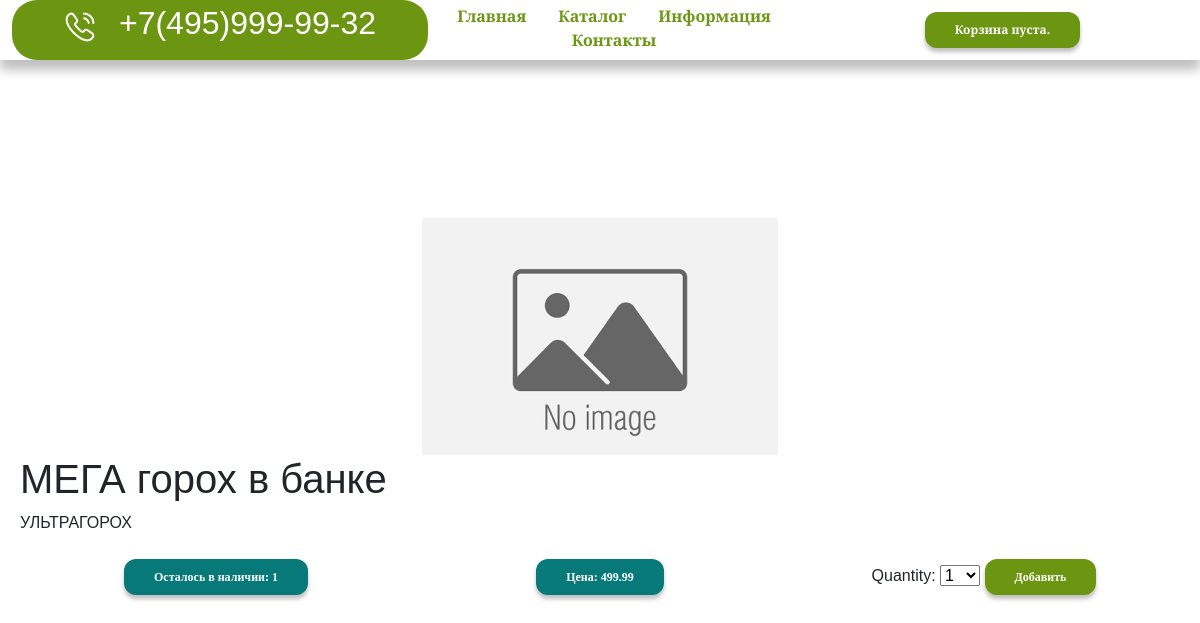
Screenshot of /id=14/mega-goroh-v-banke with the database file from the repository.
### shop/models.py (models this page shows, shortened)
class Product(models.Model):
    category = models.ForeignKey(Category, related_name='products', on_delete=models.CASCADE)
    name = models.CharField(max_length=200, db_index=True)
    slug = models.SlugField(max_length=200, db_index=True)
    image = models.ImageField(upload_to='products/%Y/%m/%d', blank=True)
    description = models.TextField(blank=True)
    price = models.DecimalField(max_length=0, decimal_places=2, max_digits=10)
    stock = models.PositiveIntegerField()
    available = models.BooleanField(default=True)
    created = models.DateTimeField(auto_now_add=True)
    update = models.DateTimeField(auto_now=True)
    class Meta:
        ordering = ('name', )
        verbose_name = 'Товар'
        verbose_name_plural = 'Товары'
        index_together = (('id', 'slug'), )

### shop/views.py (the view)
# urls.py: path('id=<id>/<slug>', views.product_detail, name='product_detail'),
def product_detail(request, id, slug):
    product = get_object_or_404(Product,
                                id=id,
                                slug=slug,
                                available=True)
    cart_product_form = CartAddProductForm()
    return render(request, 'shop/product/detail.html', {'product_info': product,
                                                        'cart_product_form': cart_product_form})

### cart/forms.py
class CartAddProductForm(forms.Form):
    quantity = forms.TypedChoiceField(choices=PRODUCT_QUANTITY_CHOICES, coerce=int)
    update = forms.BooleanField(required=False, initial=False, widget=forms.HiddenInput)

### cart/cart.py (called while the page is built)
    def __len__(self):
        return sum(item['quantity'] for item in self.cart.values())

### cart/context_processors.py (called while the page is built)
def cart(request):
    return {'cart': Cart(request)}

### shop/templates/shop/product/detail.html (shortened to what this page needs)
{% extends "shop/base.html" %}
{% load static %}
{% block content %}
    <div class="container-xxl product_detail_cart">
      <div class="product_detail_cart d-block p-2">
        <div class="text-center">
          <img class="product_detail_cart_image" src="{% if product_info.image %}{{ product_info.image.url }}{% else %}{% static "img/no_image.png" %}{% endif %}" alt="">
        </div>
        <h1 class="product_detail_cart_name">{{ product_info.name }}</h1>
        <p class="product_detail_cart_description">{{ product_info.description }}</p>
      </div>
      <div class="container-fluid d-flex justify-content-between  text-center">
        <div class="col">
          <p class="product_detail_cart_stock"><button class="price_button">Осталось в наличии: {{ product_info.stock }}</button></p>
        </div>
        <div class="col">
          <p class="product_detail_cart_price"><button class="price_button">Цена: {{ product_info.price }}</button></p>
        </div>
        <div class="col">
            <form  action="{% url "cart:cart_add" product_info.id %}" method="post">
                {{ cart_product_form }}
                <input class="add_product_button" type="submit" value="Добавить">
            </form>
        </div>
      </div>
    </div>
{% endblock %}

### shop/static/css/base.css (style rules this page uses)
* { font-family: "Alegreya Sans", sans-serif; }
.add_product_button { background-color: rgba(108, 150, 18, 1); color: white; padding: 10px 30px; border-radius: 12px; border-style: none; font-family: "Alegreya"; font-style: normal; font-weight: 700; font-size: 12px; line-height: 16px; box-shadow: 0px 4px 4px rgba(0, 0, 0, 0.25); }
.price_button { background-color: rgba(8, 121, 121, 1); color: white; padding: 10px 30px; border-radius: 12px; border-style: none; font-family: "Alegreya"; font-style: normal; font-weight: 700; font-size: 12px; line-height: 16px; box-shadow: 0px 4px 4px rgba(0, 0, 0, 0.25); }
.product_detail_cart { padding-top: 150px; }

### rows the page displays
Product: name "МЕГА горох в банке", description "УЛЬТРАГОРОХ", stock "1", price "499.99"
